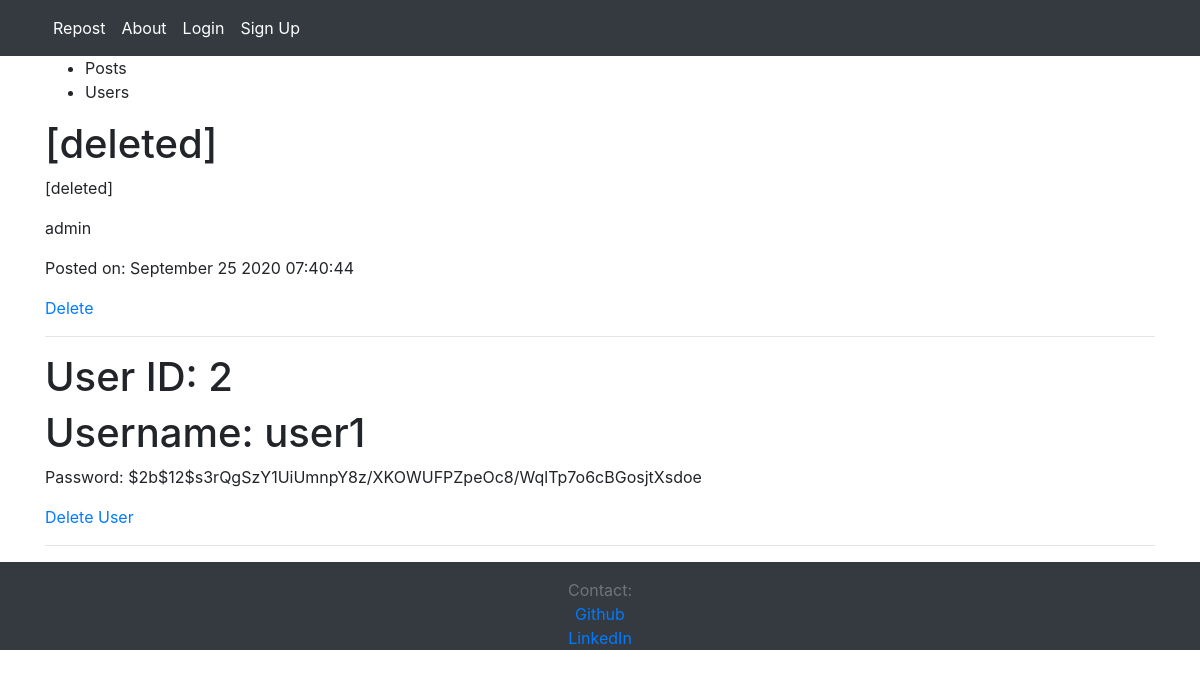
The page /admin on the database its author committed.
### app/models.py (models this page shows, shortened)
class FeedPost(db.Model):
    id = db.Column(db.Integer, primary_key=True)
    title = db.Column(db.String(100), nullable=False)
    content = db.Column(db.Text, nullable=False)
    author = db.Column(db.String(20), nullable=False, default='Unknown')
    date = db.Column(db.DateTime, nullable=False, default=datetime.now)
    likes = db.Column(db.Integer, nullable=False, default=0)
    dislikes = db.Column(db.Integer, nullable=False, default=0)

class Users(db.Model, UserMixin):
    id = db.Column(db.Integer, primary_key=True)
    username = db.Column(db.String(20), unique=True, nullable=False)
    password = db.Column(db.String(50), nullable=False)
    img_profile = db.Column(db.String(50), nullable=False, default='default.jpg')

### app/routes.py (the view)
@app.route('/admin')
def admin():
    feed_posts = FeedPost.query.order_by(FeedPost.date.desc()).all()
    users = Users.query.filter(Users.username!="admin").order_by(Users.id.desc()).all()
    return render_template("admin.html", feed=feed_posts, users=users)

### app/templates/admin.html (shortened to what this page needs)
{% extends 'base.html' %}  {% block body %}
<div class="tab-list">
  <ul>
    <li id="posts-active">Posts</li>
    <li id="users">Users</li>
  </ul>
</div>
<div>
  {%if feed%} {% for post in feed%}
  <div
    id="{{post.id}}"
    style="cursor: pointer;"
    onclick="window.location='{{url_for('display_post', id=post.id)}}';"
  >
    <h1>{{post.title}}</h1>
    <p>{{post.content}}</p>
    {% if post.author %}
    <p>{{post.author}}</p>
    {%else %}
    <p>Unknown</p>
    {%endif%}
    <p class="publish-date">{{post.date}}</p>
    <a href="/home/delete/{{post.id}}">Delete</a>
    <hr />
  </div>
  {%endfor%} {%else%}
  <h1>No Post in Feed</h1>
  {%endif%}
</div>
<div>
  {%if users%} {% for user in users%}
  <div>
    <h1>User ID: {{user.id}}</h1>
    <h1>Username: {{user.username}}</h1>
    <p>Password: {{user.password}}</p>
    <a href="{{url_for('delete_user', id=user.id)}}">Delete User</a>
    <hr />
  </div>
  {%endfor%} {%else%}
  <p>No Users</p>
  {%endif%}
</div>
{% endblock %}

### rows shown on the page
FeedPost: title "[deleted]", content "[deleted]", author "admin"
Users: id "2", username "user1", password "$2b$12$s3rQgSzY1UiUmnpY8z/XKOWUFPZpeOc8/WqlTp7o6cBGosjtXsdoe"
